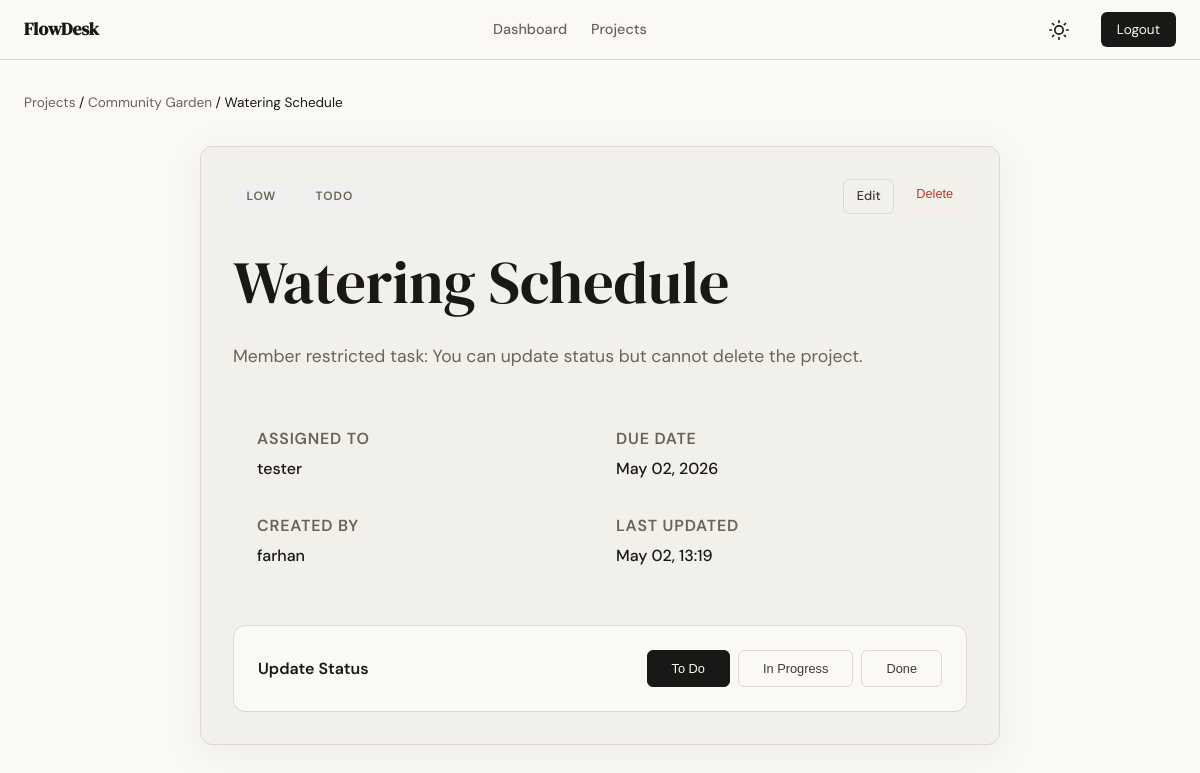
The page /tasks/11 (signed in) on the database its author committed.
### app/models.py (models this page shows, shortened)
class Project(db.Model):
    id = db.Column(db.Integer, primary_key=True)
    name = db.Column(db.String(120), nullable=False)
    description = db.Column(db.Text)
    created_at = db.Column(db.DateTime, default=lambda: datetime.now(timezone.utc))
    owner_id = db.Column(db.Integer, db.ForeignKey('user.id'), nullable=False)
    members = db.relationship('ProjectMember', backref='project', lazy=True, cascade='all, delete-orphan')
    tasks = db.relationship('Task', backref='project', lazy=True, cascade='all, delete-orphan')

class Task(db.Model):
    id = db.Column(db.Integer, primary_key=True)
    title = db.Column(db.String(200), nullable=False)
    description = db.Column(db.Text)
    status = db.Column(db.Enum('todo', 'in_progress', 'done', name='task_status'), default='todo')
    priority = db.Column(db.Enum('low', 'medium', 'high', name='task_priority'), default='medium')
    due_date = db.Column(db.Date)
    created_at = db.Column(db.DateTime, default=lambda: datetime.now(timezone.utc))
    updated_at = db.Column(db.DateTime, default=lambda: datetime.now(timezone.utc), onupdate=lambda: datetime.now(timezone.utc))
    project_id = db.Column(db.Integer, db.ForeignKey('project.id'), nullable=False)
    created_by = db.Column(db.Integer, db.ForeignKey('user.id'), nullable=False)
    assigned_to = db.Column(db.Integer, db.ForeignKey('user.id'))

class User(db.Model, UserMixin):
    id = db.Column(db.Integer, primary_key=True)
    username = db.Column(db.String(80), unique=True, nullable=False)
    email = db.Column(db.String(120), unique=True, nullable=False)
    password_hash = db.Column(db.String(256), nullable=False)
    created_at = db.Column(db.DateTime, default=lambda: datetime.now(timezone.utc))
    owned_projects = db.relationship('Project', backref='owner', lazy=True)
    project_memberships = db.relationship('ProjectMember', backref='user', lazy=True)
    created_tasks = db.relationship('Task', foreign_keys='Task.created_by', backref='creator', lazy=True)
    assigned_tasks = db.relationship('Task', foreign_keys='Task.assigned_to', backref='assignee', lazy=True)

### app/tasks/routes.py (the view)
@tasks.route('/<int:id>')
@login_required
def detail(id):
    task = Task.query.get_or_404(id)
    role = get_project_role(task.project_id)
    if not role:
        abort(403)
    return render_template('tasks/detail.html', task=task, role=role)

### app/tasks/routes.py (called while the page is built)
def get_project_role(project_id):
    member = ProjectMember.query.filter_by(project_id=project_id, user_id=current_user.id).first()
    return member.role if member else None

### app/templates/tasks/detail.html (shortened to what this page needs)
{% extends "base.html" %}
{% block content %}
<header class="mb-4">
    <nav style="font-size: 0.85rem; margin-bottom: 0.5rem;">
        <a href="{{ url_for('projects.list_projects') }}" class="text-muted">Projects</a> /
        <a href="{{ url_for('projects.detail', id=task.project.id) }}" class="text-muted">{{ task.project.name }}</a> /
        {{ task.title }}
    </nav>
</header>
<div style="max-width: 800px; margin: 0 auto;">
    <div class="card card-shadow">
        <div class="flex-between mb-4">
            <div style="display: flex; gap: 0.75rem; align-items: center;">
                <span class="badge badge-{{ task.priority }}">{{ task.priority }}</span>
                <span class="badge badge-{{ task.status }}">{{ task.status|replace('_', ' ') }}</span>
            </div>
            {% if role == 'admin' or task.created_by == current_user.id %}
                <div style="display: flex; gap: 0.5rem;">
                    <a href="{{ url_for('tasks.edit', id=task.id) }}" class="btn btn-ghost" style="padding: 0.4rem 0.8rem; font-size: 0.8rem;">Edit</a>
                    {% if role == 'admin' %}
                        <form action="{{ url_for('tasks.delete', id=task.id) }}" method="POST" onsubmit="return confirm('Delete this task?')">
                            <button type="submit" class="btn btn-ghost" style="padding: 0.4rem 0.8rem; font-size: 0.8rem; color: var(--danger); border-color: var(--danger-light);">Delete</button>
                        </form>
                    {% endif %}
                </div>
            {% endif %}
        </div>
        <h1 style="margin-bottom: 1.5rem;">{{ task.title }}</h1>
        <p class="text-muted mb-4" style="font-size: 1.1rem; line-height: 1.6;">{{ task.description or 'No description provided.' }}</p>
        <div class="grid-2" style="display: grid; grid-template-columns: 1fr 1fr; gap: 2rem; padding: 1.5rem; background-color: var(--paper-warm); border-radius: var(--radius-md); margin-bottom: 2rem;">
            <div>
                <div class="text-muted small uppercase" style="letter-spacing: 0.05em; font-weight: 600; margin-bottom: 0.25rem;">Assigned To</div>
                <div style="font-weight: 500;">{{ task.assignee.username if task.assigned_to else 'Unassigned' }}</div>
            </div>
            <div>
                <div class="text-muted small uppercase" style="letter-spacing: 0.05em; font-weight: 600; margin-bottom: 0.25rem;">Due Date</div>
                <div style="font-weight: 500;">{{ task.due_date.strftime('%B %d, %Y') if task.due_date else 'No due date' }}</div>
            </div>
            <div>
                <div class="text-muted small uppercase" style="letter-spacing: 0.05em; font-weight: 600; margin-bottom: 0.25rem;">Created By</div>
                <div style="font-weight: 500;">{{ task.creator.username }}</div>
            </div>
            <div>
                <div class="text-muted small uppercase" style="letter-spacing: 0.05em; font-weight: 600; margin-bottom: 0.25rem;">Last Updated</div>
                <div style="font-weight: 500;">{{ task.updated_at.strftime('%b %d, %H:%M') }}</div>
            </div>
        </div>
        <div class="flex-between" style="background: var(--paper); border: 1px solid var(--border); padding: 1.5rem; border-radius: var(--radius-md);">
            <div style="font-weight: 600;">Update Status</div>
            <div style="display: flex; gap: 0.5rem;">
                <button class="btn btn-ghost {{ 'active' if task.status == 'todo' }}" onclick="updateTaskStatus('{{ task.id }}', 'todo', '{{ url_for('tasks.update_status', id=task.id) }}')" style="font-size: 0.8rem;">To Do</button>
                <button class="btn btn-ghost {{ 'active' if task.status == 'in_progress' }}" onclick="updateTaskStatus('{{ task.id }}', 'in_progress', '{{ url_for('tasks.update_status', id=task.id) }}')" style="font-size: 0.8rem;">In Progress</button>
                <button class="btn btn-ghost {{ 'active' if task.status == 'done' }}" onclick="updateTaskStatus('{{ task.id }}', 'done', '{{ url_for('tasks.update_status', id=task.id) }}')" style="font-size: 0.8rem;">Done</button>
            </div>
        </div>
    </div>
</div>
{% endblock %}

### app/static/css/style.css (style rules this page uses)
:root { --ink: #1a1816; --ink-soft: #3d3a36; --ink-muted: #6b6357; --ink-faint: #9a9088; --paper: #faf9f5; --paper-warm: #f2f0eb; --paper-card: #f2f0eb; --accent: #E52b50; --accent-light: #fdecea; --danger: #c0392b; --danger-light: #fdecea; --success: #2e7d32; --success-light: #e8f5e9; --info: #1a6fa8; --info-light: #e8f4fd; --warning: #b8860b; --warning-light: #fff8e1; --border: #dcdad2; --border-soft: #e8e6df; --font-display: 'DM Serif Display', Georgia, serif; --font-body: 'DM Sans', system-ui, sans-serif; --max-width: 1200px; --auth-width: 440px; --radius-sm: 6px; --radius-md: 12px; --radius-lg: 20px; }
* { box-sizing: border-box; margin: 0; padding: 0; }
body { font-family: var(--font-body); background-color: var(--paper); color: var(--ink); line-height: 1.6; transition: background-color 0.3s, color 0.3s; min-height: 100vh; }
h1, h2, h3, h4, .display-font { font-family: var(--font-display); font-weight: 400; line-height: 1.2; }
h1 { font-size: clamp(2.5rem, 5vw, 4rem); }
a { color: var(--accent); text-decoration: none; transition: 0.2s ease; }
.btn { display: inline-block; padding: 0.65rem 1.5rem; font-size: 0.9rem; font-weight: 500; border-radius: var(--radius-sm); cursor: pointer; transition: 0.2s ease; border: none; text-align: center; }
.btn-ghost { background-color: transparent; border: 1px solid var(--border); color: var(--ink-soft); }
.card { background-color: var(--paper-card); border: 1px solid var(--border); border-radius: var(--radius-md); padding: 2rem; margin-bottom: 1.5rem; }
.card-shadow { box-shadow: 0 8px 40px rgba(0,0,0,0.06); }
::placeholder { color: var(--ink-faint); }
.badge { display: inline-block; padding: 0.35rem 0.85rem; border-radius: 999px; font-size: 0.75rem; font-weight: 600; letter-spacing: 0.08em; text-transform: uppercase; }
.badge-low { background-color: #f0f0f0; color: var(--ink-muted); }
.badge-todo { background-color: #f0f0f0; color: var(--ink-muted); }
.text-muted { color: var(--ink-muted); }
.mb-4 { margin-bottom: 2rem; }
.flex-between { display: flex; justify-content: space-between; align-items: center; }

### app/templates/tasks/detail.html (style rules this page uses)
.uppercase { text-transform: uppercase; }
.btn-ghost.active { background-color: var(--ink); color: var(--paper); border-color: var(--ink); }

### rows shown on the page
Project: project.name "Community Garden"
Task: title "Watering Schedule", priority "LOW", status "TODO", description "Member restricted task: You can update status but cannot delete the project.", assignee "tester", due_date "May 02, 2026", updated_at "May 02, 13:19"
User: creator.username "farhan"
